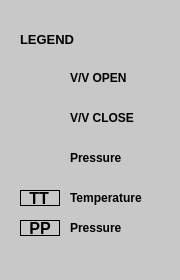
<ui version="4.0" >
 <class>Form</class>
 <widget class="QWidget" name="Form" >
  <property name="geometry" >
   <rect>
    <x>0</x>
    <y>0</y>
    <width>180</width>
    <height>280</height>
   </rect>
  </property>
  <property name="sizePolicy" >
   <sizepolicy vsizetype="Minimum" hsizetype="Minimum" >
    <horstretch>0</horstretch>
    <verstretch>0</verstretch>
   </sizepolicy>
  </property>
  <property name="minimumSize" >
   <size>
    <width>160</width>
    <height>280</height>
   </size>
  </property>
  <property name="palette" >
   <palette>
    <active>
     <colorrole role="Base" >
      <brush brushstyle="SolidPattern" >
       <color alpha="255" >
        <red>0</red>
        <green>0</green>
        <blue>255</blue>
       </color>
      </brush>
     </colorrole>
     <colorrole role="Window" >
      <brush brushstyle="SolidPattern" >
       <color alpha="255" >
        <red>200</red>
        <green>200</green>
        <blue>200</blue>
       </color>
      </brush>
     </colorrole>
    </active>
    <inactive>
     <colorrole role="Base" >
      <brush brushstyle="SolidPattern" >
       <color alpha="255" >
        <red>255</red>
        <green>255</green>
        <blue>255</blue>
       </color>
      </brush>
     </colorrole>
     <colorrole role="Window" >
      <brush brushstyle="SolidPattern" >
       <color alpha="255" >
        <red>200</red>
        <green>200</green>
        <blue>200</blue>
       </color>
      </brush>
     </colorrole>
    </inactive>
    <disabled>
     <colorrole role="Base" >
      <brush brushstyle="SolidPattern" >
       <color alpha="255" >
        <red>200</red>
        <green>200</green>
        <blue>200</blue>
       </color>
      </brush>
     </colorrole>
     <colorrole role="Window" >
      <brush brushstyle="SolidPattern" >
       <color alpha="255" >
        <red>200</red>
        <green>200</green>
        <blue>200</blue>
       </color>
      </brush>
     </colorrole>
    </disabled>
   </palette>
  </property>
  <property name="windowTitle" >
   <string>Form</string>
  </property>
  <widget class="QLabel" name="label_2" >
   <property name="geometry" >
    <rect>
     <x>20</x>
     <y>30</y>
     <width>54</width>
     <height>19</height>
    </rect>
   </property>
   <property name="font" >
    <font>
     <pointsize>10</pointsize>
     <weight>75</weight>
     <bold>true</bold>
    </font>
   </property>
   <property name="text" >
    <string>LEGEND</string>
   </property>
  </widget>
  <widget class="StaticGraphic" name="staticGraphic" >
   <property name="geometry" >
    <rect>
     <x>20</x>
     <y>60</y>
     <width>30</width>
     <height>30</height>
    </rect>
   </property>
   <property name="geometryType" >
    <enum>StaticGraphic::HPValve</enum>
   </property>
   <property name="fillMode" >
    <enum>StaticGraphic::Solid</enum>
   </property>
  </widget>
  <widget class="StaticGraphic" name="staticGraphic_2" >
   <property name="geometry" >
    <rect>
     <x>20</x>
     <y>100</y>
     <width>30</width>
     <height>30</height>
    </rect>
   </property>
   <property name="geometryType" >
    <enum>StaticGraphic::HPValve</enum>
   </property>
   <property name="fillMode" >
    <enum>StaticGraphic::Solid</enum>
   </property>
   <property name="fillColor" stdset="0" >
    <color>
     <red>255</red>
     <green>0</green>
     <blue>0</blue>
    </color>
   </property>
  </widget>
  <widget class="QLabel" name="label" >
   <property name="geometry" >
    <rect>
     <x>20</x>
     <y>190</y>
     <width>40</width>
     <height>16</height>
    </rect>
   </property>
   <property name="font" >
    <font>
     <pointsize>12</pointsize>
     <weight>75</weight>
     <bold>true</bold>
    </font>
   </property>
   <property name="frameShape" >
    <enum>QFrame::Box</enum>
   </property>
   <property name="text" >
    <string> TT</string>
   </property>
  </widget>
  <widget class="QLabel" name="label_3" >
   <property name="geometry" >
    <rect>
     <x>20</x>
     <y>220</y>
     <width>40</width>
     <height>16</height>
    </rect>
   </property>
   <property name="font" >
    <font>
     <pointsize>12</pointsize>
     <weight>75</weight>
     <bold>true</bold>
    </font>
   </property>
   <property name="frameShape" >
    <enum>QFrame::Box</enum>
   </property>
   <property name="text" >
    <string> PP</string>
   </property>
  </widget>
  <widget class="StaticGraphic" name="staticGraphic_3" >
   <property name="geometry" >
    <rect>
     <x>20</x>
     <y>140</y>
     <width>30</width>
     <height>30</height>
    </rect>
   </property>
   <property name="geometryType" >
    <enum>StaticGraphic::VacuumGauge</enum>
   </property>
   <property name="fillMode" >
    <enum>StaticGraphic::Solid</enum>
   </property>
   <property name="fillColor" stdset="0" >
    <color>
     <red>255</red>
     <green>255</green>
     <blue>255</blue>
    </color>
   </property>
  </widget>
  <widget class="QLabel" name="label_4" >
   <property name="geometry" >
    <rect>
     <x>70</x>
     <y>70</y>
     <width>80</width>
     <height>16</height>
    </rect>
   </property>
   <property name="font" >
    <font>
     <weight>75</weight>
     <bold>true</bold>
    </font>
   </property>
   <property name="text" >
    <string>V/V OPEN</string>
   </property>
  </widget>
  <widget class="QLabel" name="label_5" >
   <property name="geometry" >
    <rect>
     <x>70</x>
     <y>110</y>
     <width>80</width>
     <height>16</height>
    </rect>
   </property>
   <property name="font" >
    <font>
     <weight>75</weight>
     <bold>true</bold>
    </font>
   </property>
   <property name="text" >
    <string>V/V CLOSE</string>
   </property>
  </widget>
  <widget class="QLabel" name="label_6" >
   <property name="geometry" >
    <rect>
     <x>70</x>
     <y>150</y>
     <width>80</width>
     <height>16</height>
    </rect>
   </property>
   <property name="font" >
    <font>
     <weight>75</weight>
     <bold>true</bold>
    </font>
   </property>
   <property name="text" >
    <string>Pressure</string>
   </property>
  </widget>
  <widget class="QLabel" name="label_7" >
   <property name="geometry" >
    <rect>
     <x>70</x>
     <y>190</y>
     <width>100</width>
     <height>16</height>
    </rect>
   </property>
   <property name="font" >
    <font>
     <weight>75</weight>
     <bold>true</bold>
    </font>
   </property>
   <property name="text" >
    <string>Temperature</string>
   </property>
  </widget>
  <widget class="QLabel" name="label_8" >
   <property name="geometry" >
    <rect>
     <x>70</x>
     <y>220</y>
     <width>100</width>
     <height>16</height>
    </rect>
   </property>
   <property name="font" >
    <font>
     <weight>75</weight>
     <bold>true</bold>
    </font>
   </property>
   <property name="text" >
    <string>Pressure</string>
   </property>
  </widget>
 </widget>
 <customwidgets>
  <customwidget>
   <class>StaticGraphic</class>
   <extends>QWidget</extends>
   <header>staticGraphic.h</header>
  </customwidget>
 </customwidgets>
 <resources>
  <include location="../../../../../../root/VMS/vms.qrc" />
 </resources>
 <connections/>
</ui>
